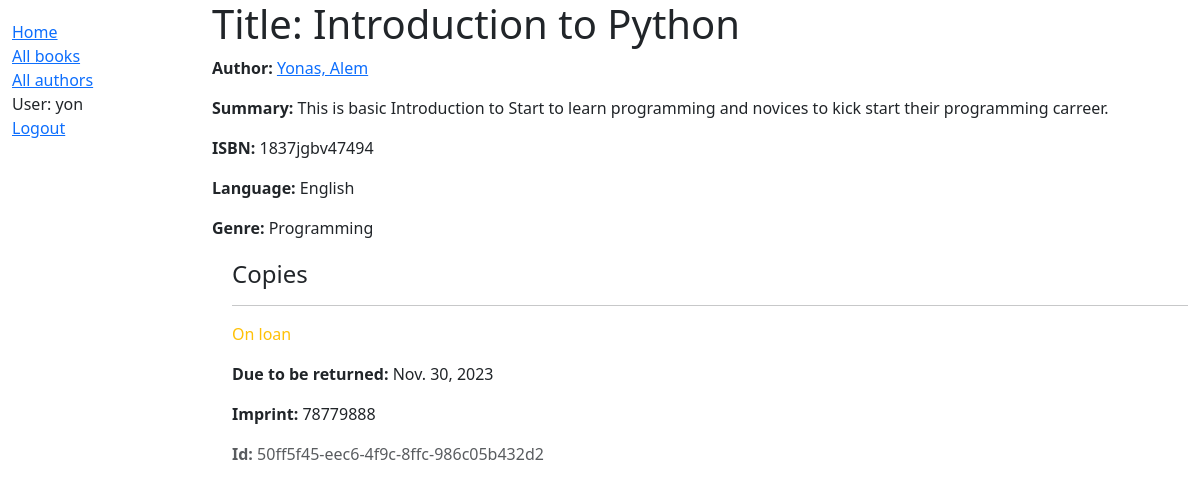
The page /book/1 (signed in) on the database its author committed.
### catalog/models.py (models this page shows, shortened)
class Book(models.Model):
    title = models.CharField(max_length=200)
    author = models.ForeignKey("Author", on_delete=models.RESTRICT, null=True)
    summary = models.TextField(
        max_length=1000, help_text="Enter a brief description of the book"
    )
    isbn = models.CharField(
        "ISBN",
        max_length=13,
        unique=True,
        help_text='13 Character <a href="https://www.isbn-international.org/content/what-isbn'
        '">ISBN number</a>',
    )
    genre = models.ManyToManyField(Genre, help_text="Select a genre for this book")
    language = models.ForeignKey("Language", on_delete=models.SET_NULL, null=True)
    def display_genre(self):
        """Create a string for the Genre. This is required to display genre in Admin."""
        return ", ".join(genre.name for genre in self.genre.all()[:3])
    display_genre.short_description = "Genre"

class Author(models.Model):
    first_name = models.CharField(max_length=100)
    last_name = models.CharField(max_length=100)
    date_of_birth = models.DateField(null=True, blank=True)
    date_of_death = models.DateField("Died", null=True, blank=True)
    class Meta:
        ordering = ["last_name", "first_name"]
    def __str__(self) -> str:
        return f"{self.first_name}, {self.last_name}"

class Language(models.Model):
    name = models.CharField(
        max_length=200,
        unique=True,
        help_text="Enter the book's natural language (e.g. English, French, Japanese etc.)",
    )
    def __str__(self) -> str:
        return self.name

class Genre(models.Model):
    name = models.CharField(
        max_length=200,
        unique=True,
        help_text="Enter a book genre (e.g. Science Fiction, French Poetry etc.)",
    )
    def __str__(self) -> str:
        return self.name

class BookInstance(models.Model):
    id = models.UUIDField(
        primary_key=True,
        default=uuid.uuid4,
        help_text="Unique ID for this particular book across whole library",
    )
    book = models.ForeignKey("Book", on_delete=models.RESTRICT, null=True)
    imprint = models.CharField(max_length=200)
    due_back = models.DateField(null=True, blank=True)
    LOAN_STATUS = (
        ("m", "Maintenance"),
        ("o", "On loan"),
        ("a", "Available"),
        ("r", "Reserved"),
    )
    status = models.CharField(
        max_length=1,
        choices=LOAN_STATUS,
        blank=True,
        default="m",
        help_text="Book availability",
    )
    class Meta:
        ordering = ["due_back"]

### catalog/views.py (the view)
# urls.py: re_path(r"^book/(?P<pk>\d+)$", views.BookDetailView.as_view(), name="book-detail"),
class BookDetailView(LoginRequiredMixin, generic.DetailView):
    login_url = "/login/"
    redirect_field_name = "/books/"
    model = Book

### catalog/templates/catalog/book_detail.html
{% extends "base_generic.html" %} {% block content %}
<h1>Title: {{book.title}}</h1>
<p><strong>Author:</strong> <a href="">{{ book.author }}</a></p>
<p><strong>Summary:</strong> {{ book.summary }}</p>
<p><strong>ISBN:</strong> {{ book.isbn }}</p>
<p><strong>Language:</strong> {{ book.language }}</p>
<p><strong>Genre:</strong> {{ book.genre.all|join:", " }}</p>
<div style="margin-left: 20px; margin-top: 20px">
	<h4>Copies</h4>
	{% for copy in book.bookinstance_set.all %}
	<hr />
	<p
		class="{% if copy.status == 'a' %}text-success{% elif copy.status == 'm' %}text-danger{% else %}text-warning{% endif %}"
	>
		{{ copy.get_status_display }}
	</p>
	{% if copy.status != 'a' %}
	<p><strong>Due to be returned:</strong> {{ copy.due_back }}</p>
	{% endif %}
	<p><strong>Imprint:</strong> {{ copy.imprint }}</p>
	<p class="text-muted"><strong>Id:</strong> {{ copy.id }}</p>
	{% endfor %}
</div>
{% endblock %}

### catalog/templates/base_generic.html (shortened to what this page needs)
<!DOCTYPE html>
<html lang="en">
	<head>
		<link
			href="https://cdn.jsdelivr.net/npm/bootstrap@5.3.2/dist/css/bootstrap.min.css"
			rel="stylesheet"
		/>
		{% load static %}
		<link rel="stylesheet" href="{% static 'css/styles.css' %}" />
	</head>
	<body>
		<div class="container-fluid">
			<div class="row">
				<div class="col-sm-2">
					{% block sidebar %}
					<ul class="sidebar-nav">
						<li><a href="{% url 'index' %}">Home</a></li>
						<li><a href="{% url 'books' %}">All books</a></li>
						<li><a href="{% url 'authors' %}">All authors</a></li>
						{% if user.is_authenticated %}
						<li>User: {{ user.get_username }}</li>
						<li>
							<a href="{% url 'logout' %}?next={{ request.path }}"
								>Logout</a
							>
						</li>
						{% else %}
						<li>
							<a href="{% url 'login' %}?next={{ request.path }}"
								>Login</a
							>
						</li>
						{% endif %}
					</ul>
					{% endblock %}
				</div>
				<div class="col-sm-10">{% block content %}{% endblock %}</div>
			</div>
		</div>
	</body>
</html>

### catalog/static/styles.css (style rules this page uses)
.sidebar-nav { margin-top: 20px; padding: 0; list-style: none; }

### rows shown on the page
Book: author "Yonas, Alem", summary "This is basic Introduction to Start to learn programming and novices to kick start their programming carreer.", isbn "1837jgbv47494", language "English", genre.all "Programming"
BookInstance: status "On loan", due_back "Nov. 30, 2023", imprint "78779888", id "50ff5f45-eec6-4f9c-8ffc-986c05b432d2"

### other values the page prints
{{ user.get_username }} "yon"
